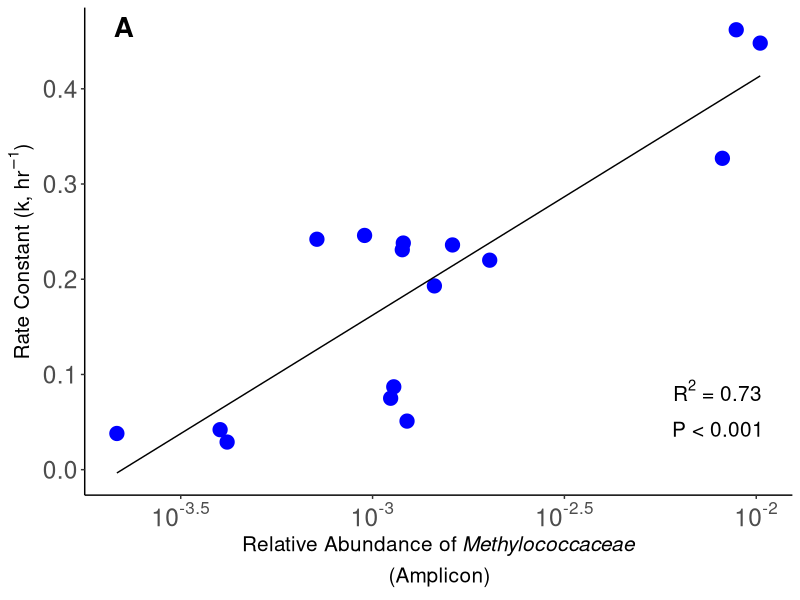

R code for this plot:
library(ggplot2)
library(ggtext)
library(scales)
library(grid)
library(gridExtra)

## Rate constant correlations

#Microbiological Data
All_16S <- read.csv(file = "16S_all.csv",header = TRUE)
T0_16S <- All_16S[All_16S$Time==0,]

Mco <- log10(T0_16S$Methylococcaceae)
Mm <- log10(T0_16S$Methylomonadaceae)
Mcy <- log10(T0_16S$Methylocystaceae)
Ma <- log10(T0_16S$Methylacidiphilaceae)
Mp <- log10(T0_16S$Methylophilaceae)

############
# Averages #
############

oct_2020 <- subset(All_16S, Experiment == "OCT_2020")
june_1_21 <- subset(All_16S, Experiment == "JL1")
june_2_21 <- subset(All_16S, Experiment == "JL2")
july_2021 <- subset(All_16S, Experiment == "JL3")
oct_2021 <- subset(All_16S, Experiment == "OCT_21")
nov_2021 <- subset(All_16S, Experiment == "NOV_21")

Mco_oct_2020_avg <- unname(sapply(split(oct_2020$Methylococcaceae, oct_2020$Box), mean))
Mm_oct_2020_avg <- unname(sapply(split(oct_2020$Methylomonadaceae, oct_2020$Box), mean))
Mcy_oct_2020_avg <- unname(sapply(split(oct_2020$Methylocystaceae, oct_2020$Box), mean))
Ma_oct_2020_avg <- unname(sapply(split(oct_2020$Methylacidiphilaceae, oct_2020$Box), mean))
Mp_oct_2020_avg <- unname(sapply(split(oct_2020$Methylophilaceae, oct_2020$Box), mean))

Mco_june_1_21_avg <- unname(sapply(split(june_1_21$Methylococcaceae, june_1_21$Box), mean))
Mm_june_1_21_avg <- unname(sapply(split(june_1_21$Methylomonadaceae, june_1_21$Box), mean))
Mcy_june_1_21_avg <- unname(sapply(split(june_1_21$Methylocystaceae, june_1_21$Box), mean))
Ma_june_1_21_avg <- unname(sapply(split(june_1_21$Methylacidiphilaceae, june_1_21$Box), mean))
Mp_june_1_21_avg <- unname(sapply(split(june_1_21$Methylophilaceae, june_1_21$Box), mean))

Mco_june_2_21_avg <- unname(sapply(split(june_2_21$Methylococcaceae, june_2_21$Box), mean))
Mm_june_2_21_avg <- unname(sapply(split(june_2_21$Methylomonadaceae, june_2_21$Box), mean))
Mcy_june_2_21_avg <- unname(sapply(split(june_2_21$Methylocystaceae, june_2_21$Box), mean))
Ma_june_2_21_avg <- unname(sapply(split(june_2_21$Methylacidiphilaceae, june_2_21$Box), mean))
Mp_june_2_21_avg <- unname(sapply(split(june_2_21$Methylophilaceae, june_2_21$Box), mean))

Mco_july_2021_avg <- unname(sapply(split(july_2021$Methylococcaceae, july_2021$Box), mean))
Mm_july_2021_avg <- unname(sapply(split(july_2021$Methylomonadaceae, july_2021$Box), mean))
Mcy_july_2021_avg <- unname(sapply(split(july_2021$Methylocystaceae, july_2021$Box), mean))
Ma_july_2021_avg <- unname(sapply(split(july_2021$Methylacidiphilaceae, july_2021$Box), mean))
Mp_july_2021_avg <- unname(sapply(split(july_2021$Methylophilaceae, july_2021$Box), mean))

Mco_oct_2021_avg <- unname(sapply(split(oct_2021$Methylococcaceae, oct_2021$Box), mean))
Mm_oct_2021_avg <- unname(sapply(split(oct_2021$Methylomonadaceae, oct_2021$Box), mean))
Mcy_oct_2021_avg <- unname(sapply(split(oct_2021$Methylocystaceae, oct_2021$Box), mean))
Ma_oct_2021_avg <- unname(sapply(split(oct_2021$Methylacidiphilaceae, oct_2021$Box), mean))
Mp_oct_2021_avg <- unname(sapply(split(oct_2021$Methylophilaceae, oct_2021$Box), mean))

Mco_nov_2021_avg <- unname(sapply(split(nov_2021$Methylococcaceae, nov_2021$Box), mean))
Mm_nov_2021_avg <- unname(sapply(split(nov_2021$Methylomonadaceae, nov_2021$Box), mean))
Mcy_nov_2021_avg <- unname(sapply(split(nov_2021$Methylocystaceae, nov_2021$Box), mean))
Ma_nov_2021_avg <- unname(sapply(split(nov_2021$Methylacidiphilaceae, nov_2021$Box), mean))
Mp_nov_2021_avg <- unname(sapply(split(nov_2021$Methylophilaceae, nov_2021$Box), mean))


Mco_avg <- log10(c(Mco_oct_2020_avg,Mco_june_1_21_avg,Mco_june_2_21_avg,
                      Mco_july_2021_avg,Mco_oct_2021_avg,Mco_nov_2021_avg))
Mm_avg <- log10(c(Mm_oct_2020_avg,Mm_june_1_21_avg,Mm_june_2_21_avg,
                  Mm_july_2021_avg,Mm_oct_2021_avg,Mm_nov_2021_avg))
Mcy_avg <- log10(c(Mcy_oct_2020_avg,Mcy_june_1_21_avg,Mcy_june_2_21_avg,
                   Mcy_july_2021_avg,Mcy_oct_2021_avg,Mcy_nov_2021_avg))
Ma_avg <- log10(c(Ma_oct_2020_avg,Ma_june_1_21_avg,Ma_june_2_21_avg,
                  Ma_july_2021_avg,Ma_oct_2021_avg,Ma_nov_2021_avg))
Mp_avg <- log10(c(Mp_oct_2020_avg,Mp_june_1_21_avg,Mp_june_2_21_avg,
                  Mp_july_2021_avg,Mp_oct_2021_avg,Mp_nov_2021_avg))

###############

geochem <- read.csv(file = "T0_geochem.csv" ,sep = ",", header = TRUE)
row.names(geochem) <- geochem[,1] #set row names
geochem <- geochem[,-1] #remove first column
geochem <- geochem[,-5] #remove empty column at end

rate_constant <- geochem$Rate_Constant

#########################################################
## abundance relationship between methanos and methylos##
#########################################################

methano <- log(exp(Mco) + exp(Mm) + exp(Mcy))
methylo <- log(exp(Mp) + exp(Ma))

t.test(methano, methylo, alternative = "two.sided", paired = FALSE)
#t = -5.3545, df = 19.829, p-value = 3.147e-05
# 95% confidence interval: 
# -0.8599977 -0.3775966
# mean of x      mean of y
# -1.768112      -1.149315 

t.test(methano, methylo, alternative = "two.sided", paired = TRUE)
#t = -4.6209, df = 15, p-value = 0.0003329
#95 percent confidence interval:
# -0.9042276 -0.3333667
#mean of the differences
#-0.6187972 

###########
# Pearson #
###########

#Regular 
cor.test(rate_constant,Ma, method = "pearson") 
# r = -0.6131463, t = -2.9041, p-value = 0.01155 # -- *
# 0.38
cor.test(rate_constant,Mp, method = "pearson") 
# r = 0.3691961, t = 1.4864, p-value = 0.1593 # -- NS
# 0.14
cor.test(rate_constant,Mcy, method = "pearson")
# r = 0.6689373, t = 3.3672, p-value = 0.004603 -- **
# 0.45
cor.test(rate_constant,Mm, method = "pearson")
# r = 0.5513477, t = 2.4727, p-value = 0.02684 -- *
# 0.31

cor.test(rate_constant,Mco, method = "pearson") # -- *****
# r = 0.8561366, t = 6.1991, p-value = 2.318e-05
# 0.73


#Average
cor.test(rate_constant,Ma_avg, method = "pearson") 
# r = -0.4600364, t = -1.9386, p-value = 0.07298 # -- NS
cor.test(rate_constant,Mp_avg, method = "pearson") 
# r = 0.2554762, t = 0.98871, p-value = 0.3396 # -- NS
cor.test(rate_constant,Mcy_avg, method = "pearson")
# r = 0.7214054, t = 3.8978, p-value = 0.001609 -- **
cor.test(rate_constant,Mm_avg, method = "pearson")
# r = 0.5672939, t = 2.5775, p-value = 0.02192 -- *
cor.test(rate_constant,Mco_avg, method = "pearson") 
# r = 0.68261, t = 3.495, p-value = 0.00357 -- ** 


## Initial Methane Oxidation Rate #

#Regular 
cor.test(rate_constant*geochem$Modeled_Initial_Methane,Ma, method = "pearson") 
# r = -0.6801416, t = -3.4715, p-value = 0.003742 # -- *
cor.test(rate_constant*geochem$Modeled_Initial_Methane,Mp, method = "pearson") 
# r = 0.4137409, t = 1.7004, p-value = 0.1111 # -- NS
cor.test(rate_constant*geochem$Modeled_Initial_Methane,Mcy, method = "pearson")
# r = 0.7363884, t = 4.0725, p-value = 0.001142 -- **
cor.test(rate_constant*geochem$Modeled_Initial_Methane,Mm, method = "pearson")
# r = 0.4891379, t = 2.0983, p-value = 0.0545 -- N.S.
# 0.31
cor.test(rate_constant*geochem$Modeled_Initial_Methane,Mco, method = "pearson") # -- *****
# r = 0.8089661, t = 5.149, p-value = 0.0001478



#Average
cor.test(rate_constant*geochem$Modeled_Initial_Methane,Ma_avg, method = "pearson") 
# r = -0.5276642, t = -2.3242, p-value = 0.03567 # -- *
cor.test(rate_constant*geochem$Modeled_Initial_Methane,Mp_avg, method = "pearson") 
# r = 0.204627, t = 0.7822, p-value = 0.4471 # -- NS
cor.test(rate_constant*geochem$Modeled_Initial_Methane,Mcy_avg, method = "pearson")
# r = 0.7857345, t = 4.7529, p-value = 0.0003088 -- **
cor.test(rate_constant*geochem$Modeled_Initial_Methane,Mm_avg, method = "pearson")
# r = 0.5054273, t = 2.1917, p-value = 0.04581 -- *
cor.test(rate_constant*geochem$Modeled_Initial_Methane,Mco_avg, method = "pearson") 
# r = 0.574624, t = 2.6271, p-value = 0.0199 -- ** 


###########
# Results #
###########

#Methylococaceae T0 has the largest significant correlation. 

###########
## Plots ##
###########

rate_Mco <- ggplot() + 
  geom_point(aes(x = 10^(Mco), y = rate_constant), color = "blue", size =4.5) +
  labs(x=bquote(atop("Relative Abundance of"~italic("Methylococcaceae"),"(Amplicon)")), 
       y = expression(paste("Rate Constant (k, h", r^-1, ")"))) + 
  annotation_custom(grid::textGrob(label = "P < 0.001",
                                   x = unit(0.895, "npc"), y = unit(0.135, "npc"), 
                                   gp = gpar(color = "black", fontsize=15))) +
  annotation_custom(grid::textGrob(label = expression(R^2*" = 0.73"),
                                   x = unit(0.894, "npc"), y = unit(0.215, "npc"), 
                                   gp = gpar(color = "black", fontsize=15))) +
  annotation_custom(grid::textGrob(label = expression(bold("A")),
                                   x = unit(0.055, "npc"), y = unit(0.96, "npc"), 
                                   gp = gpar(color = "black", fontsize=20))) +
  scale_x_continuous(trans = "log10", breaks = trans_breaks("log10", function(x) 10^x),
                     labels = trans_format("log10", math_format(10^.x))) + 
  geom_smooth(aes(x = 10^(Mco), y = rate_constant), method = "lm", se=FALSE,
              color = "black", linewidth=0.5) +
  guides(linetype = "none", color = "none") + theme_classic() + 
  theme(axis.text = element_text(size=rel(1.6)),
        axis.title = element_text(size=15))

rate_Mco
